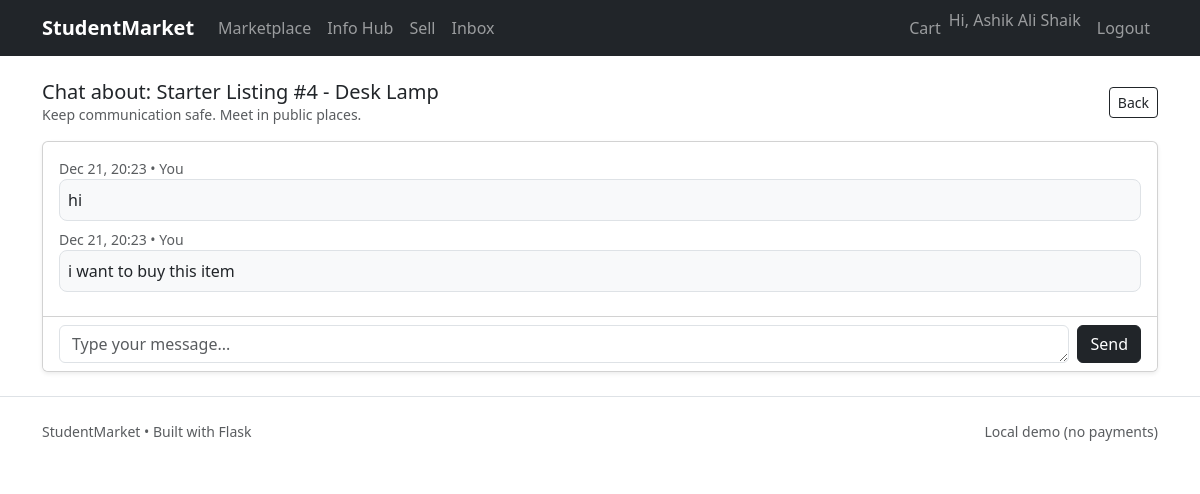
The app's page /market/contact-seller/4 (signed in), older data.
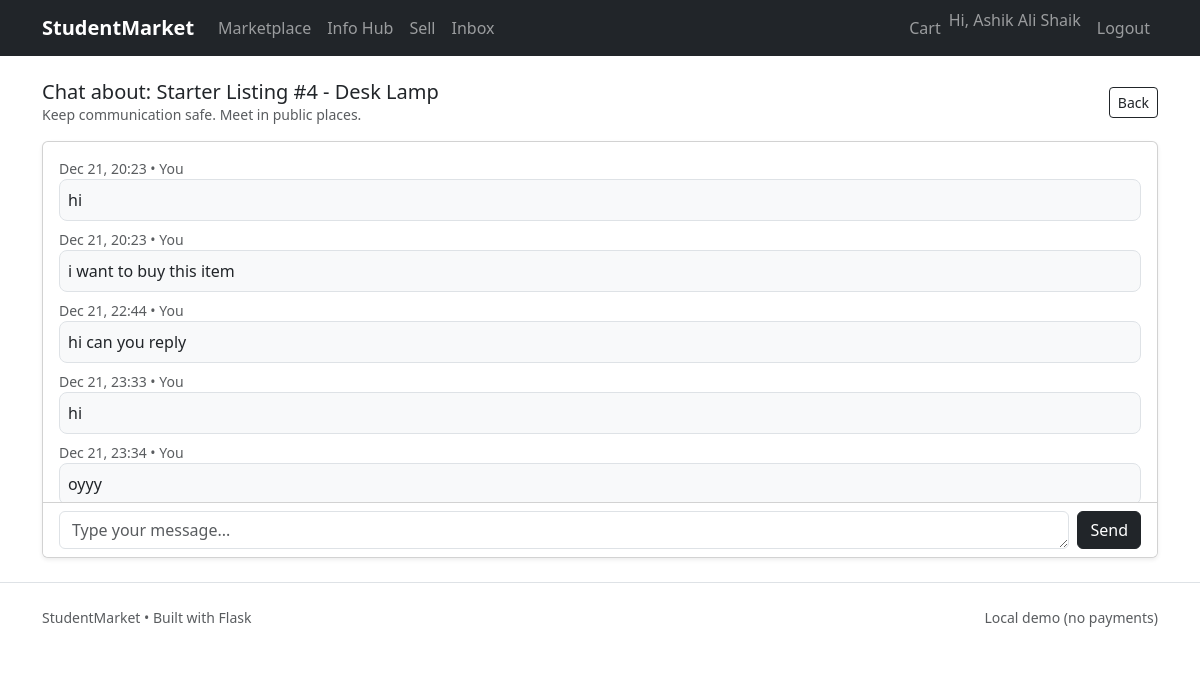
The same page, newer data.
### app/models/message.py (models this page shows)
class Message(db.Model):
    __tablename__ = "messages"
    id = db.Column(db.Integer, primary_key=True)
    conversation_id = db.Column(db.Integer, db.ForeignKey("conversations.id"), nullable=False)
    sender_id = db.Column(db.Integer, db.ForeignKey("users.id"), nullable=False)
    text = db.Column(db.Text, nullable=False)
    created_at = db.Column(db.DateTime, default=datetime.utcnow)
    conversation = db.relationship("Conversation", lazy=True)

### app/routes/marketplace.py (the view)
@market_bp.route("/contact-seller/<int:product_id>", methods=["GET","POST"])
@login_required
def contact_seller(product_id):
    product = Product.query.get_or_404(product_id)
    if product.status != "approved":
        abort(404)
    if product.seller_id == current_user.id:
        flash("You are the seller of this item.", "warning")
        return redirect(url_for("market.product_detail", product_id=product_id))
    conv = Conversation.query.filter_by(buyer_id=current_user.id, seller_id=product.seller_id, product_id=product_id).first()
    if not conv:
        conv = Conversation(buyer_id=current_user.id, seller_id=product.seller_id, product_id=product_id)
        db.session.add(conv)
        db.session.commit()
    form = MessageForm()
    if form.validate_on_submit():
        msg = Message(conversation_id=conv.id, sender_id=current_user.id, text=form.text.data.strip())
        db.session.add(msg)
        db.session.commit()
        return redirect(url_for("market.contact_seller", product_id=product_id))
    messages = Message.query.filter_by(conversation_id=conv.id).order_by(Message.created_at.asc()).all()
    return render_template("marketplace/contact_seller.html", product=product, form=form, messages=messages)

### app/forms.py
class MessageForm(FlaskForm):
    text = TextAreaField("Message", validators=[DataRequired(), Length(min=1, max=2000)])
    submit = SubmitField("Send")

### app/__init__.py (called while the page is built)
def create_app():
    app = Flask(__name__)
    app.config.from_object(Config)
    db.init_app(app)
    migrate.init_app(app, db)
    login_manager.init_app(app)
    csrf.init_app(app)
    @app.context_processor
    def inject_csrf():
        return dict(csrf_token=generate_csrf)
    app.register_blueprint(auth_bp)
    app.register_blueprint(market_bp)
    app.register_blueprint(info_bp)
    app.register_blueprint(admin_bp)
    from .routes.main import main_bp
    app.register_blueprint(main_bp)
    from .cli import register_cli
    register_cli(app)
    return app

### app/models/user.py (called while the page is built)
@login_manager.user_loader
def load_user(user_id):
    return db.session.get(User, int(user_id))

    def is_admin(self) -> bool:
        return self.role == "admin"

### app/templates/marketplace/contact_seller.html (shortened to what this page needs)
{% extends "base.html" %}
{% block content %}
<div class="d-flex justify-content-between align-items-center">
  <div>
    <h1 class="h5 mb-0">Chat about: {{ product.title }}</h1>
    <div class="small text-muted">Keep communication safe. Meet in public places.</div>
  </div>
  <a class="btn btn-sm btn-outline-dark" href="{{ url_for('market.product_detail', product_id=product.id) }}">Back</a>
</div>
<div class="card shadow-sm mt-3">
  <div class="card-body" style="max-height: 360px; overflow:auto;">
    {% for m in messages %}
      <div class="mb-2">
        <div class="small text-muted">{{ m.created_at.strftime("%b %d, %H:%M") }} • {% if m.sender_id==current_user.id %}You{% else %}Them{% endif %}</div>
        <div class="p-2 rounded-3 bg-light border">{{ m.text }}</div>
      </div>
    {% else %}
      <div class="text-muted">Say hi to start the conversation.</div>
    {% endfor %}
  </div>
  <div class="card-footer bg-white">
    <form method="post" class="d-flex gap-2">
      {{ form.text(class="form-control", rows=1, placeholder="Type your message...") }}
      {{ form.submit(class="btn btn-dark") }}
    </form>
  </div>
</div>
{% endblock %}

Row changes from the older to the newer data that the page shows:
added Message: created_at "Dec 21, 22:44", shows "You", text "hi can you reply"
added Message: created_at "Dec 21, 23:33", shows "You", text "hi"
added Message: created_at "Dec 21, 23:34", shows "You", text "oyyy"
